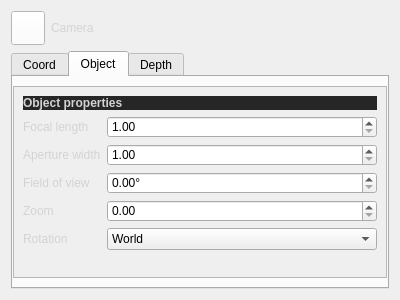
<?xml version="1.0" encoding="UTF-8"?>
<ui version="4.0">
 <class>CameraSettings</class>
 <widget class="QWidget" name="CameraSettings">
  <property name="geometry">
   <rect>
    <x>0</x>
    <y>0</y>
    <width>400</width>
    <height>300</height>
   </rect>
  </property>
  <property name="windowTitle">
   <string>Form</string>
  </property>
  <property name="styleSheet">
   <string notr="true">QLabel {
	color: lightgray;
}
</string>
  </property>
  <layout class="QVBoxLayout" name="verticalLayout_3">
   <item>
    <layout class="QHBoxLayout" name="horizontalLayout">
     <item>
      <widget class="MediaControl" name="pushButton">
       <property name="sizePolicy">
        <sizepolicy hsizetype="Fixed" vsizetype="Fixed">
         <horstretch>0</horstretch>
         <verstretch>0</verstretch>
        </sizepolicy>
       </property>
       <property name="minimumSize">
        <size>
         <width>34</width>
         <height>34</height>
        </size>
       </property>
       <property name="maximumSize">
        <size>
         <width>34</width>
         <height>34</height>
        </size>
       </property>
       <property name="styleSheet">
        <string notr="true">background: white;</string>
       </property>
       <property name="icon">
        <iconset resource="icons.qrc">
         <normaloff>:/dialogs/film camera</normaloff>:/dialogs/film camera</iconset>
       </property>
      </widget>
     </item>
     <item>
      <widget class="QLabel" name="label_14">
       <property name="sizePolicy">
        <sizepolicy hsizetype="Ignored" vsizetype="Preferred">
         <horstretch>0</horstretch>
         <verstretch>0</verstretch>
        </sizepolicy>
       </property>
       <property name="text">
        <string>Camera</string>
       </property>
      </widget>
     </item>
    </layout>
   </item>
   <item>
    <widget class="QTabWidget" name="tabWidget">
     <property name="currentIndex">
      <number>1</number>
     </property>
     <widget class="QWidget" name="tab_2">
      <attribute name="title">
       <string>Coord</string>
      </attribute>
      <layout class="QGridLayout" name="gridLayout_3">
       <property name="leftMargin">
        <number>0</number>
       </property>
       <property name="rightMargin">
        <number>0</number>
       </property>
       <item row="0" column="0">
        <widget class="QScrollArea" name="scrollArea_2">
         <property name="widgetResizable">
          <bool>true</bool>
         </property>
         <widget class="QWidget" name="scrollAreaWidgetContents_2">
          <property name="geometry">
           <rect>
            <x>0</x>
            <y>0</y>
            <width>376</width>
            <height>187</height>
           </rect>
          </property>
          <layout class="QVBoxLayout" name="verticalLayout">
           <item>
            <widget class="QLabel" name="label_6">
             <property name="styleSheet">
              <string notr="true">background: #262626;</string>
             </property>
             <property name="text">
              <string>&lt;html&gt;&lt;head/&gt;&lt;body&gt;&lt;p&gt;&lt;span style=&quot; font-weight:600;&quot;&gt;Coordinates&lt;/span&gt;&lt;/p&gt;&lt;/body&gt;&lt;/html&gt;</string>
             </property>
            </widget>
           </item>
           <item>
            <layout class="QHBoxLayout" name="horizontalLayout_2">
             <property name="spacing">
              <number>16</number>
             </property>
             <item>
              <layout class="QFormLayout" name="formLayout_2">
               <property name="horizontalSpacing">
                <number>6</number>
               </property>
               <property name="verticalSpacing">
                <number>6</number>
               </property>
               <item row="0" column="0">
                <widget class="QLabel" name="label_7">
                 <property name="text">
                  <string>X</string>
                 </property>
                </widget>
               </item>
               <item row="1" column="0">
                <widget class="QLabel" name="label_8">
                 <property name="text">
                  <string>Y</string>
                 </property>
                </widget>
               </item>
               <item row="2" column="0">
                <widget class="QLabel" name="label_9">
                 <property name="text">
                  <string>Z</string>
                 </property>
                </widget>
               </item>
               <item row="0" column="1">
                <widget class="QDoubleSpinBox" name="doubleSpinBox_7">
                 <property name="accelerated">
                  <bool>true</bool>
                 </property>
                 <property name="suffix">
                  <string> Å</string>
                 </property>
                 <property name="minimum">
                  <double>-32768.000000000000000</double>
                 </property>
                 <property name="maximum">
                  <double>32767.000000000000000</double>
                 </property>
                </widget>
               </item>
               <item row="1" column="1">
                <widget class="QDoubleSpinBox" name="doubleSpinBox_8">
                 <property name="accelerated">
                  <bool>true</bool>
                 </property>
                 <property name="suffix">
                  <string> Å</string>
                 </property>
                 <property name="minimum">
                  <double>-32768.000000000000000</double>
                 </property>
                 <property name="maximum">
                  <double>32767.000000000000000</double>
                 </property>
                </widget>
               </item>
               <item row="2" column="1">
                <widget class="QDoubleSpinBox" name="doubleSpinBox_9">
                 <property name="accelerated">
                  <bool>true</bool>
                 </property>
                 <property name="suffix">
                  <string> Å</string>
                 </property>
                 <property name="minimum">
                  <double>-32768.000000000000000</double>
                 </property>
                 <property name="maximum">
                  <double>32767.000000000000000</double>
                 </property>
                </widget>
               </item>
              </layout>
             </item>
             <item>
              <layout class="QFormLayout" name="formLayout_3">
               <property name="horizontalSpacing">
                <number>6</number>
               </property>
               <property name="verticalSpacing">
                <number>6</number>
               </property>
               <item row="0" column="0">
                <widget class="QLabel" name="label_10">
                 <property name="text">
                  <string>H</string>
                 </property>
                </widget>
               </item>
               <item row="1" column="0">
                <widget class="QLabel" name="label_11">
                 <property name="text">
                  <string>P</string>
                 </property>
                </widget>
               </item>
               <item row="2" column="0">
                <widget class="QLabel" name="label_12">
                 <property name="text">
                  <string>B</string>
                 </property>
                </widget>
               </item>
               <item row="1" column="1">
                <widget class="QDoubleSpinBox" name="doubleSpinBox_11">
                 <property name="accelerated">
                  <bool>true</bool>
                 </property>
                 <property name="suffix">
                  <string>°</string>
                 </property>
                 <property name="minimum">
                  <double>-32768.000000000000000</double>
                 </property>
                 <property name="maximum">
                  <double>32767.000000000000000</double>
                 </property>
                </widget>
               </item>
               <item row="2" column="1">
                <widget class="QDoubleSpinBox" name="doubleSpinBox_12">
                 <property name="accelerated">
                  <bool>true</bool>
                 </property>
                 <property name="suffix">
                  <string>°</string>
                 </property>
                 <property name="minimum">
                  <double>-32768.000000000000000</double>
                 </property>
                 <property name="maximum">
                  <double>32767.000000000000000</double>
                 </property>
                </widget>
               </item>
               <item row="0" column="1">
                <widget class="QDoubleSpinBox" name="doubleSpinBox_10">
                 <property name="accelerated">
                  <bool>true</bool>
                 </property>
                 <property name="suffix">
                  <string>°</string>
                 </property>
                 <property name="minimum">
                  <double>-32768.000000000000000</double>
                 </property>
                 <property name="maximum">
                  <double>32767.000000000000000</double>
                 </property>
                </widget>
               </item>
              </layout>
             </item>
            </layout>
           </item>
           <item>
            <widget class="QWidget" name="widget" native="true"/>
           </item>
           <item>
            <spacer name="verticalSpacer">
             <property name="orientation">
              <enum>Qt::Vertical</enum>
             </property>
             <property name="sizeHint" stdset="0">
              <size>
               <width>20</width>
               <height>40</height>
              </size>
             </property>
            </spacer>
           </item>
          </layout>
         </widget>
        </widget>
       </item>
      </layout>
     </widget>
     <widget class="QWidget" name="tab_3">
      <attribute name="title">
       <string>Object</string>
      </attribute>
      <layout class="QGridLayout" name="gridLayout">
       <property name="leftMargin">
        <number>0</number>
       </property>
       <property name="rightMargin">
        <number>0</number>
       </property>
       <item row="0" column="0">
        <widget class="QScrollArea" name="scrollArea_3">
         <property name="widgetResizable">
          <bool>true</bool>
         </property>
         <widget class="QWidget" name="scrollAreaWidgetContents_3">
          <property name="geometry">
           <rect>
            <x>0</x>
            <y>0</y>
            <width>362</width>
            <height>206</height>
           </rect>
          </property>
          <layout class="QVBoxLayout" name="verticalLayout_4">
           <item>
            <widget class="QLabel" name="label_13">
             <property name="styleSheet">
              <string notr="true">background: #262626;</string>
             </property>
             <property name="text">
              <string>&lt;html&gt;&lt;head/&gt;&lt;body&gt;&lt;p&gt;&lt;span style=&quot; font-weight:600;&quot;&gt;Object properties&lt;/span&gt;&lt;/p&gt;&lt;/body&gt;&lt;/html&gt;</string>
             </property>
            </widget>
           </item>
           <item>
            <layout class="QFormLayout" name="formLayout">
             <item row="0" column="0">
              <widget class="QLabel" name="label">
               <property name="text">
                <string>Focal length</string>
               </property>
              </widget>
             </item>
             <item row="1" column="0">
              <widget class="QLabel" name="label_2">
               <property name="text">
                <string>Aperture width</string>
               </property>
              </widget>
             </item>
             <item row="2" column="0">
              <widget class="QLabel" name="label_3">
               <property name="text">
                <string>Field of view</string>
               </property>
              </widget>
             </item>
             <item row="3" column="0">
              <widget class="QLabel" name="label_4">
               <property name="text">
                <string>Zoom</string>
               </property>
              </widget>
             </item>
             <item row="4" column="0">
              <widget class="QLabel" name="label_5">
               <property name="text">
                <string>Rotation</string>
               </property>
              </widget>
             </item>
             <item row="0" column="1">
              <widget class="QDoubleSpinBox" name="doubleSpinBox">
               <property name="accelerated">
                <bool>true</bool>
               </property>
               <property name="minimum">
                <double>1.000000000000000</double>
               </property>
               <property name="maximum">
                <double>65535.000000000000000</double>
               </property>
              </widget>
             </item>
             <item row="1" column="1">
              <widget class="QDoubleSpinBox" name="doubleSpinBox_2">
               <property name="accelerated">
                <bool>true</bool>
               </property>
               <property name="minimum">
                <double>1.000000000000000</double>
               </property>
               <property name="maximum">
                <double>65535.000000000000000</double>
               </property>
              </widget>
             </item>
             <item row="2" column="1">
              <widget class="QDoubleSpinBox" name="doubleSpinBox_3">
               <property name="accelerated">
                <bool>true</bool>
               </property>
               <property name="suffix">
                <string>°</string>
               </property>
               <property name="maximum">
                <double>180.000000000000000</double>
               </property>
              </widget>
             </item>
             <item row="4" column="1">
              <widget class="QComboBox" name="comboBox">
               <item>
                <property name="text">
                 <string>World</string>
                </property>
               </item>
               <item>
                <property name="text">
                 <string>Camera</string>
                </property>
               </item>
              </widget>
             </item>
             <item row="3" column="1">
              <widget class="QDoubleSpinBox" name="doubleSpinBox_4">
               <property name="accelerated">
                <bool>true</bool>
               </property>
               <property name="maximum">
                <double>65535.000000000000000</double>
               </property>
              </widget>
             </item>
            </layout>
           </item>
           <item>
            <spacer name="verticalSpacer_2">
             <property name="orientation">
              <enum>Qt::Vertical</enum>
             </property>
             <property name="sizeHint" stdset="0">
              <size>
               <width>20</width>
               <height>40</height>
              </size>
             </property>
            </spacer>
           </item>
          </layout>
         </widget>
        </widget>
       </item>
      </layout>
     </widget>
     <widget class="QWidget" name="tab">
      <attribute name="title">
       <string>Depth</string>
      </attribute>
      <layout class="QGridLayout" name="gridLayout_2">
       <property name="leftMargin">
        <number>0</number>
       </property>
       <property name="rightMargin">
        <number>0</number>
       </property>
       <item row="0" column="0">
        <widget class="QScrollArea" name="scrollArea">
         <property name="widgetResizable">
          <bool>true</bool>
         </property>
         <widget class="QWidget" name="scrollAreaWidgetContents">
          <property name="geometry">
           <rect>
            <x>0</x>
            <y>0</y>
            <width>376</width>
            <height>187</height>
           </rect>
          </property>
          <layout class="QVBoxLayout" name="verticalLayout_2">
           <item>
            <widget class="QLabel" name="label_15">
             <property name="styleSheet">
              <string notr="true">background: #262626;</string>
             </property>
             <property name="text">
              <string>&lt;html&gt;&lt;head/&gt;&lt;body&gt;&lt;p&gt;&lt;span style=&quot; font-weight:600;&quot;&gt;Depth of field&lt;/span&gt;&lt;/p&gt;&lt;/body&gt;&lt;/html&gt;</string>
             </property>
            </widget>
           </item>
           <item>
            <layout class="QFormLayout" name="formLayout_4">
             <item row="0" column="0">
              <widget class="QLabel" name="label_16">
               <property name="text">
                <string>Near clipping</string>
               </property>
              </widget>
             </item>
             <item row="1" column="0">
              <widget class="QLabel" name="label_17">
               <property name="text">
                <string>Far clipping</string>
               </property>
              </widget>
             </item>
             <item row="0" column="1">
              <widget class="QDoubleSpinBox" name="doubleSpinBox_5">
               <property name="maximum">
                <double>65535.000000000000000</double>
               </property>
              </widget>
             </item>
             <item row="1" column="1">
              <widget class="QDoubleSpinBox" name="doubleSpinBox_6">
               <property name="maximum">
                <double>65535.000000000000000</double>
               </property>
              </widget>
             </item>
            </layout>
           </item>
           <item>
            <spacer name="verticalSpacer_3">
             <property name="orientation">
              <enum>Qt::Vertical</enum>
             </property>
             <property name="sizeHint" stdset="0">
              <size>
               <width>20</width>
               <height>40</height>
              </size>
             </property>
            </spacer>
           </item>
          </layout>
         </widget>
        </widget>
       </item>
      </layout>
     </widget>
    </widget>
   </item>
  </layout>
 </widget>
 <customwidgets>
  <customwidget>
   <class>MediaControl</class>
   <extends>QPushButton</extends>
   <header>mediacontrol.h</header>
  </customwidget>
 </customwidgets>
 <resources>
  <include location="icons.qrc"/>
 </resources>
 <connections/>
</ui>
